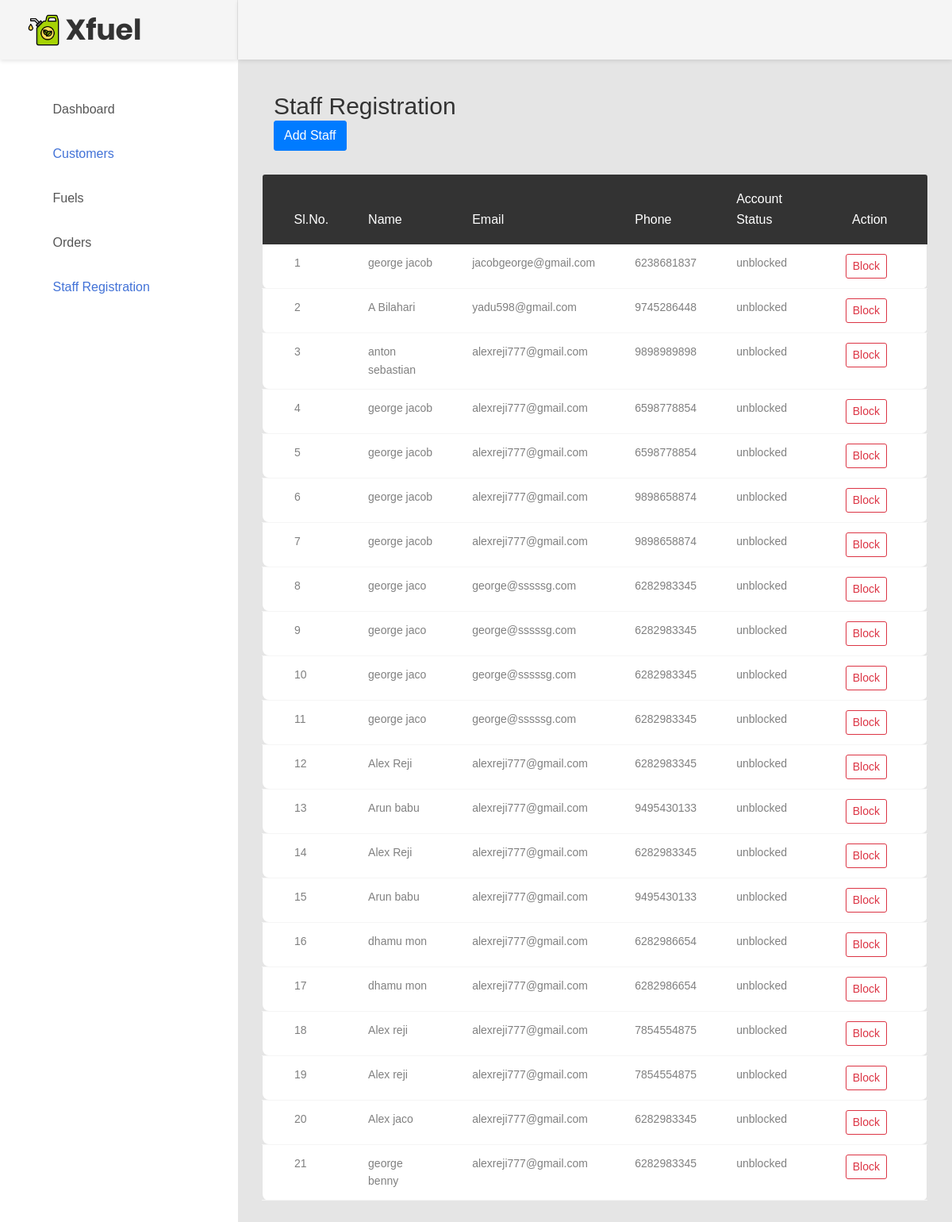
Screenshot of /admin/staffreg.php (signed in) with the database file from the repository.
### tables this page shows
CREATE TABLE `staff` (
  `user_id` int(250) NOT NULL,
  `log_id` int(250) NOT NULL,
  `fname` varchar(250) NOT NULL,
  `lname` varchar(250) NOT NULL,
  `phone` bigint(250) NOT NULL DEFAULT 0,
  `email` varchar(250) NOT NULL
);

### admin/staffreg.php (the view, shortened to what this page needs)
<?php
include '../config.php';
?>
<!DOCTYPE html>
<html lang="en">
<head>
  <link href="css/font-face.css" rel="stylesheet" media="all">
  <link href="vendor/font-awesome-4.7/css/font-awesome.min.css" rel="stylesheet" media="all">
  <link href="vendor/font-awesome-5/css/fontawesome-all.min.css" rel="stylesheet" media="all">
  <link href="vendor/mdi-font/css/material-design-iconic-font.min.css" rel="stylesheet" media="all">
  <link href="vendor/bootstrap-4.1/bootstrap.min.css" rel="stylesheet" media="all">
  <link href="vendor/animsition/animsition.min.css" rel="stylesheet" media="all">
  <link href="vendor/bootstrap-progressbar/bootstrap-progressbar-3.3.4.min.css" rel="stylesheet" media="all">
  <link href="vendor/wow/animate.css" rel="stylesheet" media="all">
  <link href="vendor/css-hamburgers/hamburgers.min.css" rel="stylesheet" media="all">
  <link href="vendor/slick/slick.css" rel="stylesheet" media="all">
  <link href="vendor/select2/select2.min.css" rel="stylesheet" media="all">
  <link href="vendor/perfect-scrollbar/perfect-scrollbar.css" rel="stylesheet" media="all">
  <link href="css/theme.css" rel="stylesheet" media="all">
</head>
<body class="animsition">
  <div class="page-wrapper">
    <aside class="menu-sidebar d-none d-lg-block">
      <div class="logo">
        <img src="images/icon/logo.png" alt="" width="40px" height="40px">&ensp;
        <h1>
          Xfuel
        </h1>
      </div>
      <div class="menu-sidebar__content js-scrollbar1">
        <nav class="navbar-sidebar">
          <ul class="list-unstyled navbar__list">
            <li class="has-sub">
              <a class="js-arrow" href="index.php">
                <i class="fas fa-tachometer-alt"></i>Dashboard</a>
            </li>
            <li class="active has-sub">
              <a class="js-arrow" href="customers.php">
                <i class="fas fa-users"></i>Customers</a>
            </li>
            <li class="has-sub">
              <a class="js-arrow" href="fuels.php">
                <i class="fas fa-users"></i>Fuels</a>
            </li>
            <li class="has-sub">
              <a class="js-arrow" href="fuelorder.php">
                <i class="fas fa-shopping-cart"></i>Orders</a>
            </li>
            <li class="has-sub active">
              <a class="js-arrow" href="staffreg.php">
                <i class="fas fa-solid fa-id-badge"></i>Staff Registration</a>
            </li>
          </ul>
        </nav>
      </div>
    </aside>
    <div class="page-container">
      <header class="header-desktop">
        <div class="section__content section__content--p30">
          <div class="container-fluid">
            <div class="header-wrap">
              <div class="header-button">
                <div class="account-wrap">
                </div>
              </div>
            </div>
          </div>
        </div>
      </header>
      <div class="main-content">
        <div class="section__content section__content--p30">
          <div class="container-fluid">
            <div class="row">
              <div class="col-md-12">
                <div class="overview-wrap">
                  <h2 class="title-1">Staff Registration</h2>
                </div>
              </div>
            </div>
            <button type="button" class="btn btn-primary" data-toggle="modal" data-target="#exampleModal" data-whatever="@mdo">Add Staff</button>
            <div class="row m-t-30">
              <div class="table-responsive m-b-40">
                <table class="table table-borderless table-data3">
                  <thead>
                    <tr>
                      <th>Sl.No.</th>
                      <th>Name</th>
                      <th>Email</th>
                      <th>Phone</th>
                      <th>Account status</th>
                      <th>Action</th>
                    </tr>
                  </thead>
                  <?php
                  $cust = "SELECT a.*, b.statuss, b.log_id FROM `staff` a INNER JOIN login b ON a.log_id = b.log_id";
                  $cust_run = mysqli_query($conn, $cust);
                  $i = 1;
                  while ($row = mysqli_fetch_array($cust_run)) {
                  ?>
                    <tbody>
                      <tr>
                        <td><?php echo $i; ?></td>
                        <td><?php echo $row['fname'] . " " . $row['lname']; ?></td>
                        <td><?php echo $row['email']; ?></td>
                        <td><?php echo $row['phone']; ?></td>
                        <td><?php
                            $r = $row['log_id'];
                            $s = "SELECT statuss from login WHERE log_id='$r'";
                            $s_run = mysqli_query($conn, $s);
                            $row1 = mysqli_fetch_array($s_run);
                            if ($row1['statuss'] == 0) {
                              echo "blocked";
                            } else {
                              echo "unblocked";
                            }
                            ?>
                        </td>
                        <td>
                          <?php
                          if ($row1['statuss'] == 1) {
                          ?>
                            <form action="" method="post">
                              <button type="submit" name="block" value="<?php echo $row1['log_id'] ?>" class="btn btn-outline-danger btn-sm">Block</button>
                            </form>
                          <?php
                          } else {
                          ?>
                          <?php
                          }
                          ?>
                        </td>
                      </tr>
                    </tbody>
                  <?php
                    $i++;
                  }
                  ?>
                </table>
              </div>
            </div>
          </div>
        </div>
      </div>
    </div>
  </div>
</body>
</html>

### rows the page displays
staff: fname "george", lname "jacob", email "jacobgeorge@gmail.com", phone "6238681837"
staff: fname "A", lname "Bilahari", email "yadu598@gmail.com", phone "9745286448"
staff: fname "anton", lname "sebastian", email "alexreji777@gmail.com", phone "9898989898"
staff: fname "george", lname "jacob", email "alexreji777@gmail.com", phone "6598778854"
staff: fname "george", lname "jacob", email "alexreji777@gmail.com", phone "6598778854"
staff: fname "george", lname "jacob", email "alexreji777@gmail.com", phone "9898658874"
staff: fname "george", lname "jacob", email "alexreji777@gmail.com", phone "9898658874"
staff: fname "george", lname "jaco", email "george@sssssg.com", phone "6282983345"
staff: fname "george", lname "jaco", email "george@sssssg.com", phone "6282983345"
staff: fname "george", lname "jaco", email "george@sssssg.com", phone "6282983345"
staff: fname "george", lname "jaco", email "george@sssssg.com", phone "6282983345"
staff: fname "Alex", lname "Reji", email "alexreji777@gmail.com", phone "6282983345"
staff: fname "Arun", lname "babu", email "alexreji777@gmail.com", phone "9495430133"
staff: fname "Alex", lname "Reji", email "alexreji777@gmail.com", phone "6282983345"
staff: fname "Arun", lname "babu", email "alexreji777@gmail.com", phone "9495430133"
staff: fname "dhamu", lname "mon", email "alexreji777@gmail.com", phone "6282986654"
staff: fname "dhamu", lname "mon", email "alexreji777@gmail.com", phone "6282986654"
staff: fname "Alex", lname "reji", email "alexreji777@gmail.com", phone "7854554875"
staff: fname "Alex", lname "reji", email "alexreji777@gmail.com", phone "7854554875"
staff: fname "Alex", lname "jaco", email "alexreji777@gmail.com", phone "6282983345"
staff: fname "george", lname "benny", email "alexreji777@gmail.com", phone "6282983345"
